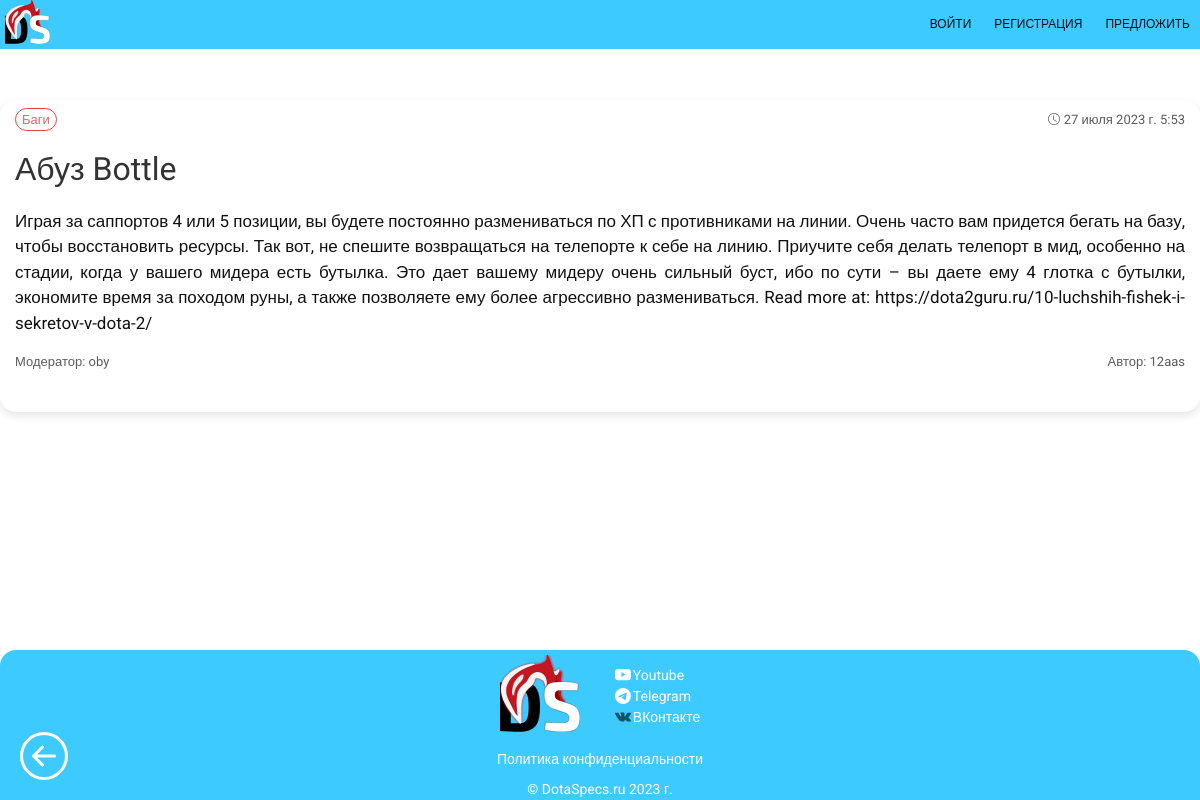
The page /post/abuz-bottle/ on the database its author committed.
### specs/models.py (models this page shows, shortened)
class Specs(models.Model):
    title = models.CharField(max_length=255, verbose_name="Заголовок")
    slug = models.SlugField(max_length=255, unique=True, db_index=True, verbose_name="URL")
    author = models.CharField(max_length=50, verbose_name="Автор", blank=True)
    description = CKEditor5Field(verbose_name='Описание', config_name='extends')
    content = CKEditor5Field(verbose_name='Текст', config_name='extends')
    image = models.ImageField(upload_to=PathAndRename("images"), blank=True, verbose_name="Картинка")
    file = models.FileField(upload_to='files', null=True, blank=True, verbose_name="Видео")
    view_preview_post = models.BooleanField(default=False, verbose_name="Показывать превью в конце поста")
    time_create = models.DateTimeField(auto_now_add=True, verbose_name="Время создания")
    time_update = models.DateTimeField(auto_now=True, verbose_name="Время изменения")
    is_published = models.BooleanField(default=True, verbose_name="Статус публикации")
    cat = models.ForeignKey('Category', on_delete=models.PROTECT, null=True, verbose_name="Категории")
    tags = TaggableManager(blank=True)
    moderator_nickname = models.ForeignKey(User, blank=True, null=True,
                                           on_delete=models.SET_NULL, verbose_name="Модератор")
    def __init__(self, *args, **kwargs):
        super().__init__(*args, **kwargs)
        self.__image = self.image if self.pk else None
    def __str__(self):
        title = f'DotaSpecs | {self.title}'
        return title
    class Meta:
        verbose_name = "Контент"
        verbose_name_plural = "Контент"
        ordering = ['-time_create']

class Category(models.Model):
    name = models.CharField(max_length=100, db_index=True, verbose_name="Категория")
    slug = models.SlugField(max_length=255, unique=True, db_index=True, verbose_name="URL")
    def __str__(self):
        return self.name
    class Meta:
        verbose_name = "Категорию"
        verbose_name_plural = "Категории"
        ordering = ['id']

### users/models.py (models this page shows, shortened)
class User(AbstractUser):
    image = models.ImageField(default='default.png', upload_to=PathAndRename('users_images'), null=True, blank=True)

### specs/views.py (the view)
# urls.py: path('post/<slug:post_slug>/', ShowPost.as_view(), name="post"),
class ShowPost(DetailView):
    model = Specs
    template_name = 'specs/post.html'
    slug_url_kwarg = 'post_slug'
    context_object_name = 'post'
    def get_context_data(self, *, object_list=None, **kwargs):
        context = super().get_context_data(**kwargs)
        context['menu'] = menu
        context['title'] = context['post']
        return context

### specs/templates/specs/post.html (shortened to what this page needs)
{% extends 'specs/base.html' %}
{% block content %}
<div class="container-text">
    <div class="margin-top">
        <div class="content-text-post">
            <div class="content-text-inner">
                <div class="article-panel">
                    <p class="first">
                        <a href="{{ p.cat.get_absolute_url }}" class="category">{{post.cat}}</a>
                    </p>
                    <p class="last">
                        <svg xmlns="http://www.w3.org/2000/svg" width="12" height="12" fill="currentColor" class="bi bi-clock ico-post" viewBox="0 0 16 16">
                            <path d="M8 3.5a.5.5 0 0 0-1 0V9a.5.5 0 0 0 .252.434l3.5 2a.5.5 0 0 0 .496-.868L8 8.71V3.5z"/>
                            <path d="M8 16A8 8 0 1 0 8 0a8 8 0 0 0 0 16zm7-8A7 7 0 1 1 1 8a7 7 0 0 1 14 0z"/>
                        </svg>
                        {{post.time_create|date:"DATETIME_FORMAT"}}
                    </p>
                </div>
                <p class="content-text-title">{{post.title}}</p>
                <div id="content-copyright" class="text-post">{{post.content|safe|linebreaks}}</div>
                <div class="article-panel">
                    {% if post.moderator_nickname %}
                        <p class="first-moderator">Модератор: {{post.moderator_nickname}}</p>
                    {% endif %}
                    {% if post.author %}
                        <p class="last"> Автор: {{post.author}}</p>
                    {% endif %}
                </div>
            </div>
            <br>
        </div>
    </div>
</div>
<div class="return" onclick="history.back();">
</div>
{% endblock %}

### specs/templates/specs/base.html (shortened to what this page needs)
{% load static specs_tags account socialaccount %}
<!DOCTYPE html>
<html>
<head>
	<link type="text/css" href="{% static 'specs/css/style.css' %}" rel="stylesheet" />
    <link rel="stylesheet" href="https://cdn.jsdelivr.net/npm/bootstrap@5.0.0-alpha1/dist/css/bootstrap.min.css">
    <link rel="stylesheet" href="https://cdn.jsdelivr.net/npm/bootstrap@5.0.0-alpha1/dist/js/bootstrap.bundle.min.js">
    <link rel="stylesheet" href="https://cdnjs.cloudflare.com/ajax/libs/jquery/3.2.1/jquery.min.js">
    <link href="https://vjs.zencdn.net/8.3.0/video-js.css" rel="stylesheet" />
</head>
<body>
{% block mainmenu %}
<div class="top">
<header class="header">
    <div class="container-base">
        <div class="header__inner">
            <a title="На главную" href="{% url 'home' %}"><img class="header__logo" src="{% static 'specs/images/logo.svg' %}"></a>
            <div class="header-container">
                <nav class="nav" role="navigation">
                    <div id="main-menu" class="main-menu">
                    {% if request.user.is_authenticated %}
                        {% for m in menu %}
                                <a class="nav__link pbb" href="{% url m.url_name %}">
                                    <span class="ico-menu">
                                        <i class="ico-menu-plus-path i-menu"></i>
                                    </span>
                                    <span class="menu-text">{{m.title}}</span>
                                </a>
                        {% endfor %}
                        <div class="dropdown del">
                            <nav onclick="myFunction2()" class="dropbtn i">
                                <img width="35px" class="header-avatar" src="{% if user.image %} {{ user.image.url }}
                                {% else %} {% static 'specs/images/default_avatar.png' %} {% endif %}">
                            </nav>
                            <div id="myDropdown2" class="dropdown-content dropdown-content-profile">
                                <a class="nav__link-dd position" href="{% url 'profile' %}">
                                    <span class="material-symbols-outlined ico-profile">person</span>
                                    Профиль
                                </a>
                                {% if user.is_superuser or user.is_staff %}
                                <a class="nav__link-dd position" href="{% url 'admin:index' %}">
                                    <span class="material-symbols-outlined ico-profile">admin_panel_settings</span>
                                    Админ-панель
                                </a>
                                {% endif %}
                                <a class="nav__link-dd position" href="{% url 'logout' %}">
                                    <span class="material-symbols-outlined ico-profile">logout</span>
                                    Выйти
                                </a>
                            </div>
                        </div>
                        <div class="mobile-menu v-hidden d-none">
                            <div class="menu">
                                <div class="menu-image">
                                    <img width="35px" class="header-avatar" src="{% if user.image %} {{ user.image.url }}
                                    {% else %} {% static 'specs/images/default_avatar.png' %} {% endif %}">
                                </div>
                                <div class="menu-info">
                                    <a class="inf">
                                        <span class="menu-text">{{ user.username }}</span>
                                    </a>
                                    <a class="inf p-b">
                                        <span class="menu-text">{% if user.is_superuser %} Главный администратор
                                        {% elif user.is_staff %} Администратор {% else %} Пользователь {% endif %}</span>
                                    </a>
                                </div>
                            </div>
                            <div class="m">
                            <a class="nav__link" href="{% url 'profile' %}">
                                <span class="ico-menu">
                                    <i class="ico-menu-person_circle-path i-menu"></i>
                                </span>
                                <span class="menu-text">Профиль</span>
                            </a>
                            {% if user.is_superuser or user.is_staff %}
                            <a class="nav__link" href="{% url 'admin:index' %}">
                                <span class="ico-menu">
                                    <i class="ico-menu-shield-path i-menu"></i>
                                </span>
                                <span class="menu-text">Админ-панель</span>
                            </a>
                            {% endif %}
                            {% for m in menu %}
                                <a class="nav__link margin-menu" href="{% url m.url_name %}">
                                    <span class="ico-menu">
                                        <i class="ico-menu-plus-path i-menu"></i>
                                    </span>
                                    <span class="menu-text">{{m.title}}</span>
                                </a>
                            {% endfor %}
                            </div>
                            <div class="bor-b"></div>
                            <a class="nav__link logout-a" href="{% url 'logout' %}">
                                <span class="ico-menu">
                                    <i class="ico-menu-logout-path i-menu"></i>
                                </span>
                                <span class="menu-text">Выйти</span>
                            </a>
                        </div>
                    {% else %}
                            <a class="nav__link" href="{% url 'login' %}">
                                <span class="menu-text">Войти</span>
                            </a>
                            <a class="nav__link" href="{% url 'register' %}">
                                <span class="menu-text">Регистрация</span>
                            </a>
                            {% for m in menu %}
                                <a class="nav__link" href="{% url m.url_name %}">
                                    <span class="menu-text">{{m.title}}</span>
                                </a>
                            {% endfor %}
                    {% endif %}
                        </div>
                </nav>
            </div>
        </div>
    </div>
</header>
{% endblock mainmenu %}
    {% block content %}
    {% endblock %}
</div>
{% block footer %}
    <div class="container-text-footer">
            <div class="footer">
                <footer>
                    <div class="footer-logo-and-info">
                        <div class="footer-col-logo">
                            <img class="footer__logo" src="{% static 'specs/images/logo.svg' %}">
                        </div>
                        <div class="footer-col">
                            <a href="https://www.youtube.com/channel/UCr5u7AKrVYcZi2oHS90Cnaw" class="soc-footer" target="_blank">
                                Youtube
                            </a>
                            <a class="soc-footer">
                                Telegram
                            </a>
                            <a class="soc-footer">
                                <i class="footer-vk-ico-path i-footer"></i>
                                ВКонтакте
                            </a>
                        </div>
                    </div>
                    <div class="footer-col-else">
                        <div>
                            <a href="http://127.0.0.1:8000/policy" class="privacy-footer" target="_blank">
                                Политика конфиденциальности
                            </a>
                        </div>
                    </div>
                    <div class="footer-col-last">
                        <div>
                            &#169 DotaSpecs.ru
                        </div>
                    </div>
                </footer>
            </div>
    </div>
{% endblock %}
</body>
</html>

### rows shown on the page
Specs: cat "Баги", time_create "27 июля 2023 г. 5:53", title "Абуз Bottle", content "Играя за саппортов 4 или 5 позиции, вы будете постоянно размениваться по ХП с противниками на линии. Очень часто вам придется бегать на базу, чтобы восстановить ресурсы. Так вот, не спешите возвращаться на телепорте к себе на линию. Приучите себя делать телепорт в мид, особенно на стадии, когда у вашего мидера есть бутылка. Это дает вашему мидеру очень сильный буст, ибо по сути – вы даете ему 4 глотка с бутылки, экономите время за походом руны, а также позволяете ему более агрессивно размениваться. Read more at: https://dota2guru.ru/10-luchshih-fishek-i-sekretov-v-dota-2/", moderator_nickname "oby", author "12aas"

### other values the page prints
{{ m.title }} "ПРЕДЛОЖИТЬ"
